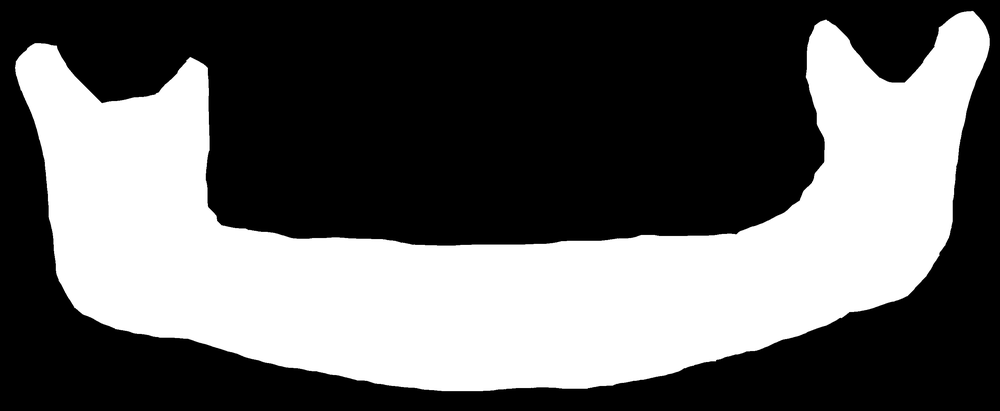
#> input picture dataset/augmented/masks/0014_gblur55.png, 1000 x 411 px, shrunk from 2920 x 1200 before the run, found by its file name; its folder holds only this picture in this run
$ python groundtruth.py
#> lines starting #> are read from the running program, lines starting #| are printed output that depends on the picture; after the words box and inside, x2 and y2 are one past the last pixel; in counts of white or black regions, pixels touching at a corner belong together
import os
import cv2 as cv
import numpy as np

def apply_mask_to_image(image: np.array, mask: np.array):
    mask = mask // 255
    segmented_image = cv.bitwise_and(image, image, mask=mask)
    return segmented_image

if __name__ == "__main__":
    mask_folder_path = os.path.join(os.getcwd(), "convert", "masks")  # Folder with white masks (PNG)
    image_folder_path = os.path.join(os.getcwd(), "convert", "original")  # Folder with original images (TIFF)
    output_folder_path = os.path.join(os.getcwd(), "convert", "roi")  # Folder to save segmented images

    # Ensure the output folder exists
    os.makedirs(output_folder_path, exist_ok=True)

    # Get the list of mask images (PNG files)
    mask_names = [f for f in os.listdir(mask_folder_path) if f.endswith(".png")]

    # Process each mask
    for mask_name in mask_names:
        # Derive the corresponding image name by replacing .png with .tiff
        base_name = mask_name.rsplit(".", 1)[0]
        image_name = f"{base_name}.tiff"

        mask_path = os.path.join(mask_folder_path, mask_name)
        image_path = os.path.join(image_folder_path, image_name)

        print(f"Attempting to read mask: {mask_path}")
        print(f"Attempting to read image: {image_path}")

        mask = cv.imread(mask_path, cv.IMREAD_GRAYSCALE)  # Read the mask as grayscale
#> mask is the input picture: shape (411, 1000); min 0, max 255, mean 100.3
        image = cv.imread(image_path)  # Read the original image

        # Check if the mask and image were successfully read
        if mask is None:
            print(f"Failed to read mask at {mask_path}. Skipping...")
        if image is None:
            print(f"Failed to read image at {image_path}. Skipping...")
        if mask is None or image is None:
            continue

        # Segment the image using the mask
        segmented_image = apply_mask_to_image(image, mask)
#> in apply_mask_to_image, `mask = mask // 255`:
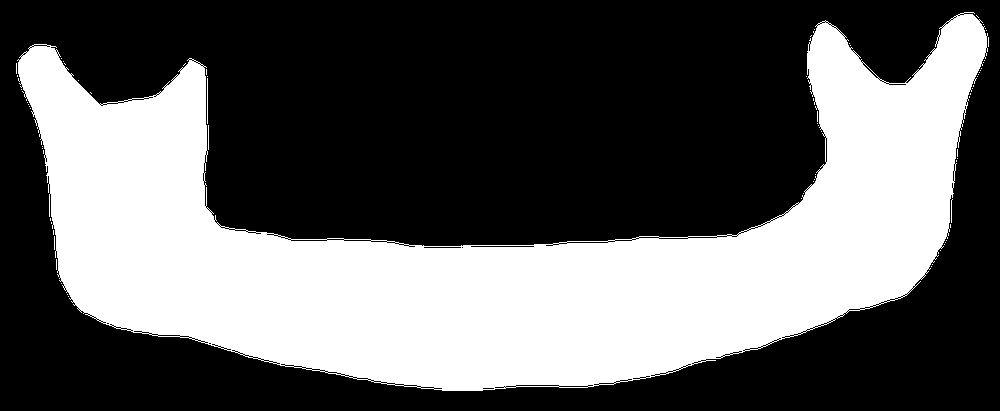
#> mask: shape (411, 1000); values 0 (black) and 1 (white), 38.2% white; 72 white regions (68 under 20 px), largest, box (x1, y1, x2, y2) and area: (17, 12, 988, 391) 156891, (207, 78, 208, 124) 46, (208, 125, 209, 150) 25, (951, 199, 953, 223) 24

        # Save the segmented image
        output_path = os.path.join(output_folder_path, f"{base_name}.png")  # Save as PNG
        cv.imwrite(output_path, segmented_image)

    print("All images segmented and saved.")

$ run again, on dataset/augmented/masks/0090_gblur55.png
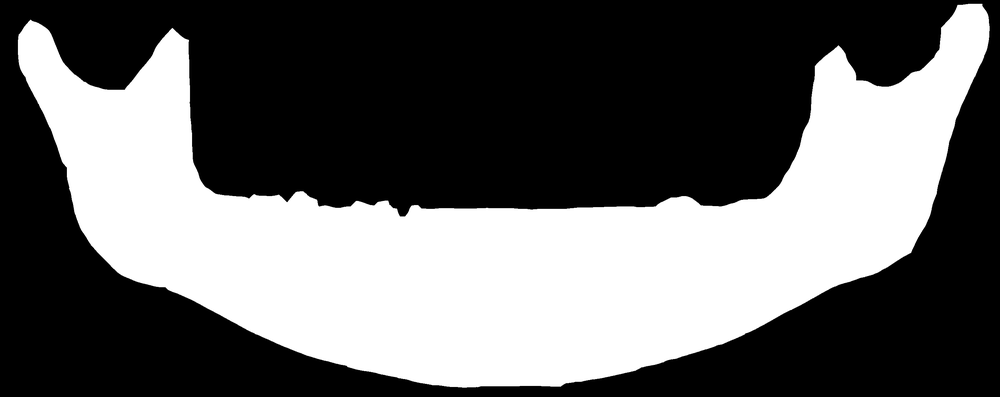
#> input picture dataset/augmented/masks/0090_gblur55.png, 1000 x 397 px, shrunk from 2900 x 1150 before the run, found by its file name
#> mask is the input picture: shape (397, 1000); min 0, max 255, mean 100.5
#> in apply_mask_to_image, `mask = mask // 255`:
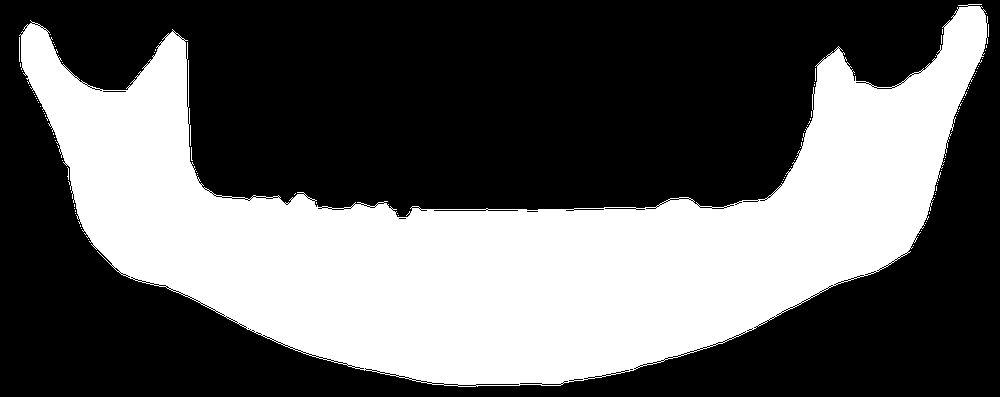
#> mask: shape (397, 1000); values 0 (black) and 1 (white), 38.3% white; 99 white regions (96 under 20 px), largest, box (x1, y1, x2, y2) and area: (19, 4, 988, 387) 151867, (19, 37, 20, 62) 25, (190, 125, 191, 146) 21

$ run again, on dataset/augmented/masks/0115_gblur55.png
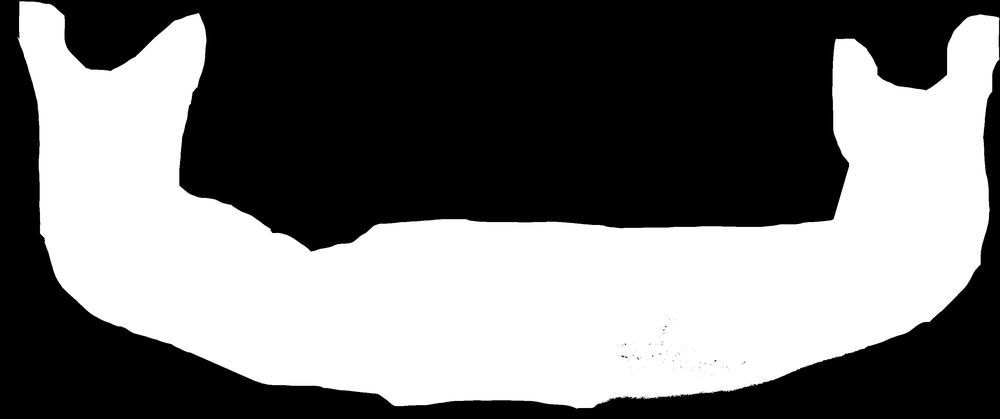
#> input picture dataset/augmented/masks/0115_gblur55.png, 1000 x 419 px, shrunk from 3100 x 1300 before the run, found by its file name
#> mask is the input picture: shape (419, 1000); min 0, max 255, mean 115.9
#> in apply_mask_to_image, `mask = mask // 255`:
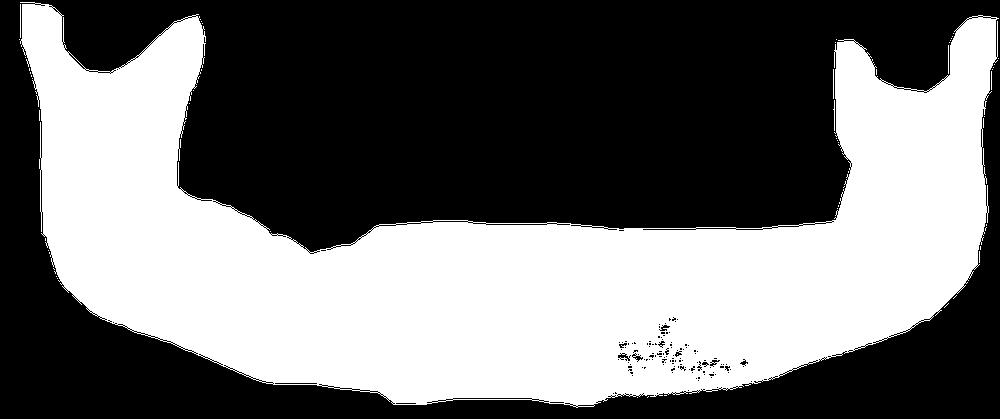
#> mask: shape (419, 1000); values 0 (black) and 1 (white), 44.1% white; 60 white regions (55 under 20 px), largest, box (x1, y1, x2, y2) and area: (20, 2, 999, 408) 184631, (20, 4, 21, 38) 34, (833, 100, 835, 131) 32, (833, 69, 834, 99) 30, (948, 45, 949, 74) 29

$ run again, on dataset/augmented/masks/0015_gblur25.png
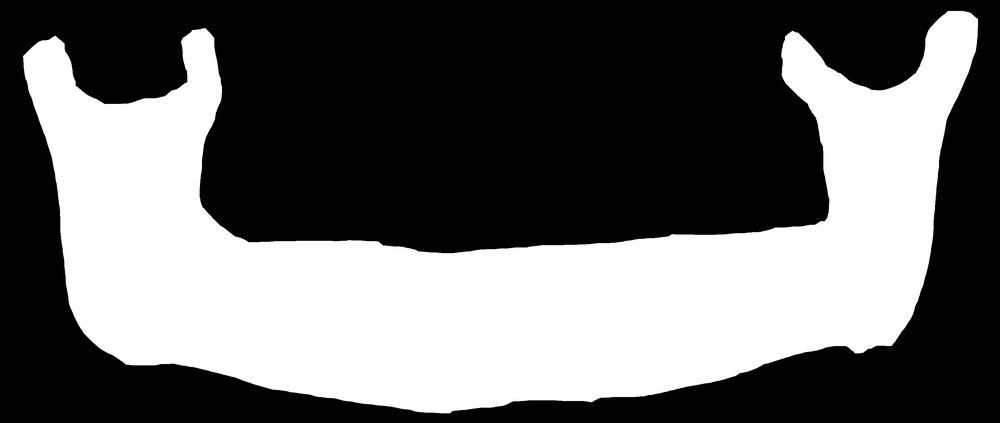
#> input picture dataset/augmented/masks/0015_gblur25.png, 1000 x 423 px, shrunk from 3000 x 1270 before the run, found by its file name
#> mask is the input picture: shape (423, 1000); min 0, max 255, mean 103.3
#> in apply_mask_to_image, `mask = mask // 255`:
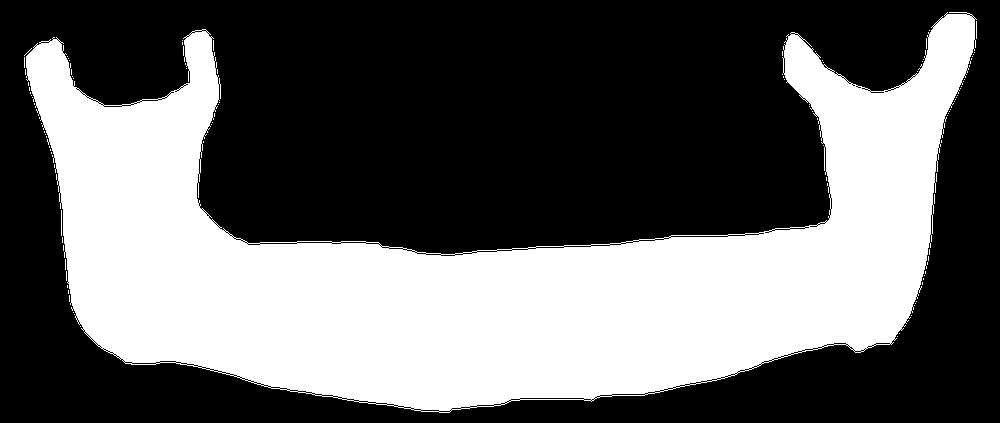
#> mask: shape (423, 1000); values 0 (black) and 1 (white), 39.3% white; 103 white regions (101 under 20 px), largest, box (x1, y1, x2, y2) and area: (26, 12, 977, 413) 165933, (61, 210, 62, 236) 26
